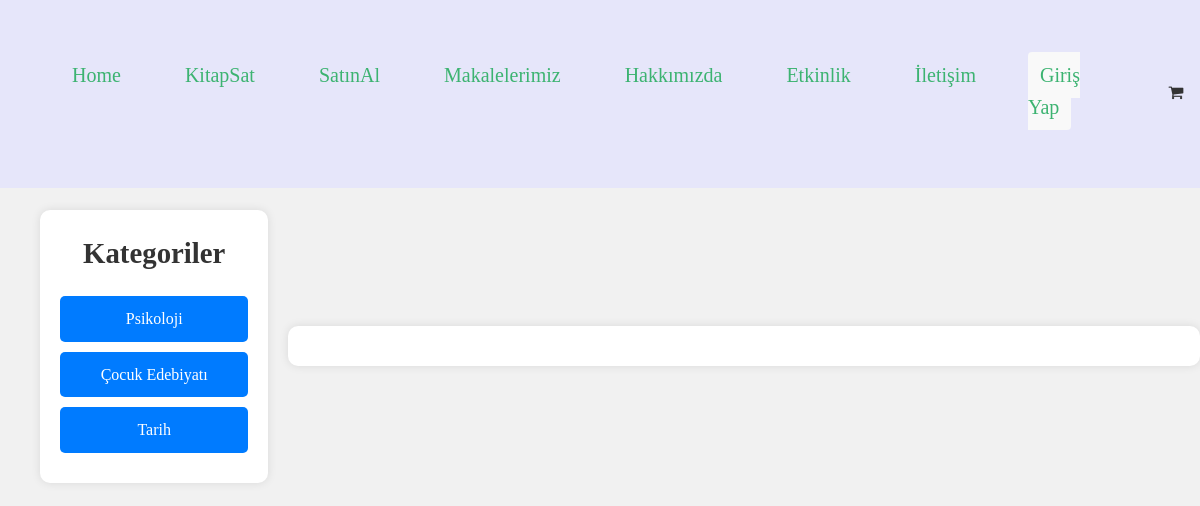
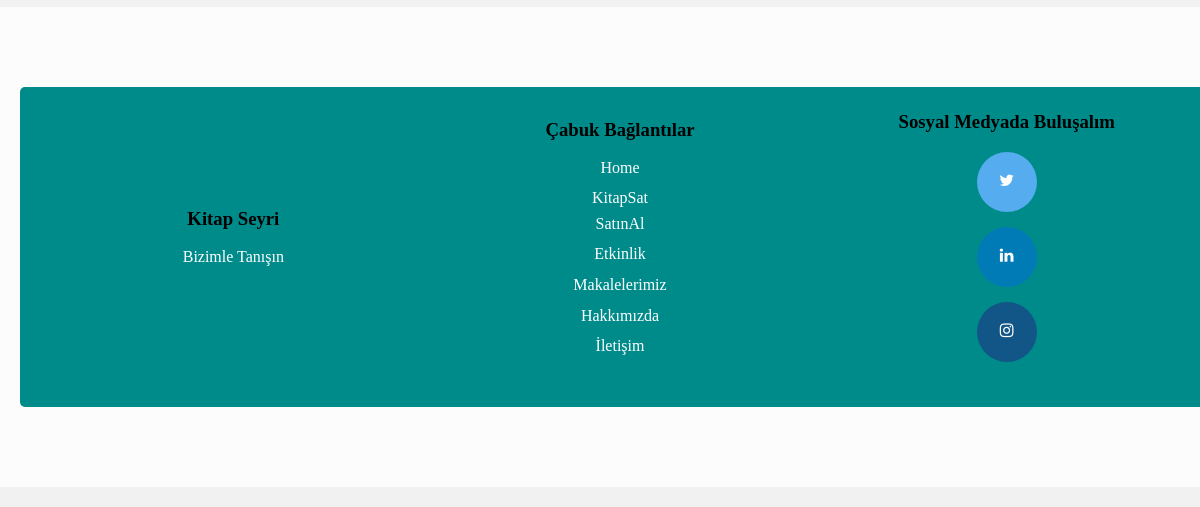
Before: /buybook/?category=6 with the older database file (2 pictures, top to bottom).
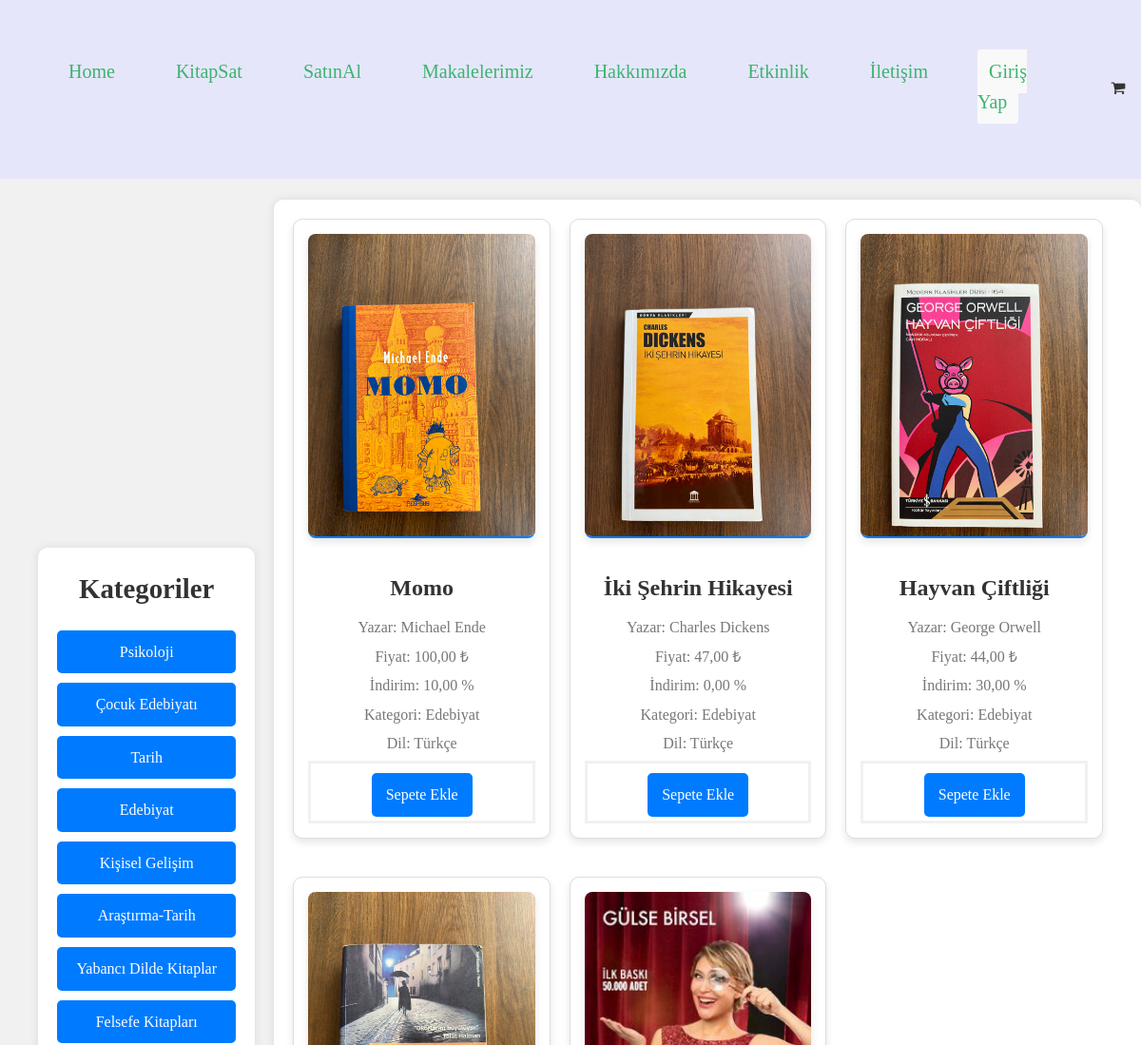
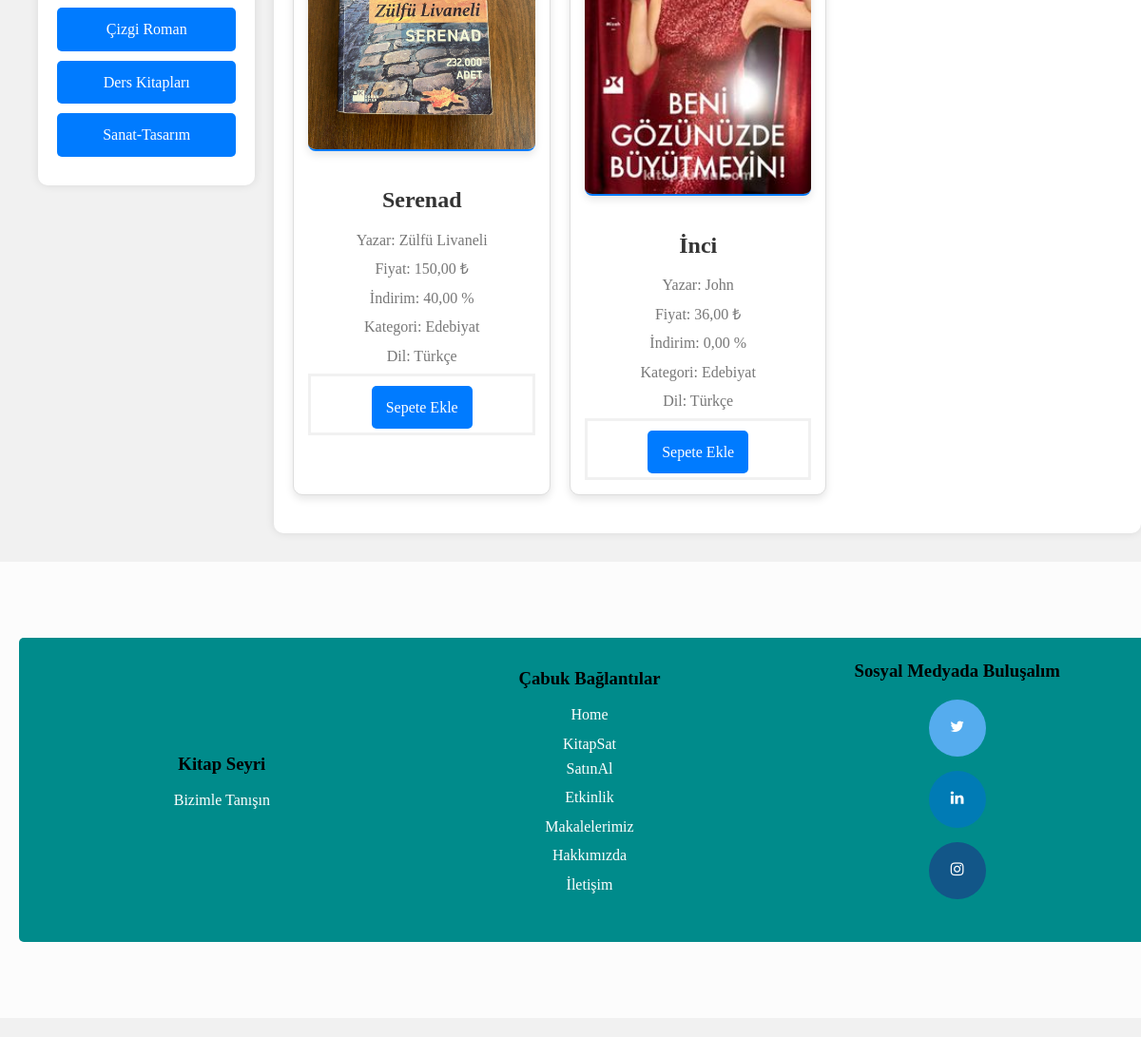
After: the same page with the newer database file (2 pictures, top to bottom).
### sellbook/models.py (models this page shows, shortened)
class Category(models.Model):
    name = models.CharField(max_length=100)
    class Meta:
        verbose_name_plural = "Categories"

class SellBook(models.Model):
    bookname = models.CharField(max_length=255)
    authorname = models.CharField(max_length=255)
    price = models.DecimalField(max_digits=10, decimal_places=2)
    discount = models.DecimalField(max_digits=5, decimal_places=2, blank=True, null=True)
    booktype = models.ForeignKey(Category, on_delete=models.SET_NULL, null=True)
    booklang = models.ForeignKey(Language, on_delete=models.SET_NULL, null=True)
    bookimage = models.ImageField(upload_to='book_images/')
    seller = models.ForeignKey(User, on_delete=models.CASCADE, related_name='sell_books')
    created_at = models.DateTimeField(auto_now_add=True)

class Language(models.Model):
    name = models.CharField(max_length=100)
    class Meta:
        verbose_name_plural = "Languages"

### buybook/views.py (the view)
# urls.py: path('', views.buybook, name='buybook'),
def buybook(request):
    categories = Category.objects.all()
    category_id = request.GET.get('category')
    if category_id:
        books = SellBook.objects.filter(booktype_id=category_id)
    else:
        books = SellBook.objects.all()
    context = {
        'categories': categories,
        'books': books
    }
    return render(request, 'buybook.html', context)

### templates/buybook.html (shortened to what this page needs)
{% extends 'partials/base.html' %}
{% block content %}
<div class="container">
    <div class="sidebar">
        <h2>Kategoriler</h2>
        <ul>
            {% for category in categories %}
            <li><a href="?category={{ category.id }}">{{ category.name }}</a></li>
            {% endfor %}
        </ul>
    </div>
    <div class="main-content">
        <div class="book-list">
            {% for book in books %}
            <div class="book-item">
                <img src="{{ book.bookimage.url }}" alt="{{ book.bookname }}">
                <h3>{{ book.bookname }}</h3>
                <p>Yazar: {{ book.authorname }}</p>
                <p>Fiyat: {{ book.price }} ₺</p>
                <p>İndirim: {{ book.discount }} %</p>
                <p>Kategori: {{ book.booktype.name }}</p>
                <p>Dil: {{ book.booklang.name }}</p>
                <form method="post" action="{% url 'add_to_cart' book.id %}">
                    {% if user.is_authenticated %}
                    <button type="submit" class="cart-button">Sepete Ekle</button>
                {% else %}
                    <a href="{% url 'login' %}" class="button">Sepete Ekle</a>
                {% endif %}
                </form>
            </div>
            {% endfor %}
        </div>
    </div>
</div>
{% endblock %}

### templates/partials/base.html (shortened to what this page needs)
{% load static %}
<!DOCTYPE html>
<html lang="en">
<head>
    <link rel="stylesheet" type="text/css" href="{% static 'home.css' %}">
    <link rel="stylesheet" type="text/css" href="{% static 'about.css' %}">
    <link rel="stylesheet" type="text/css" href="{% static 'contact.css' %}">
    <link rel="stylesheet" type="text/css" href="{% static 'article.css' %}">
    <link rel="stylesheet" type="text/css" href="{% static 'article1.css' %}">
    <link rel="stylesheet" type="text/css" href="{% static 'activity.css' %}">
    <link rel="stylesheet" type="text/css" href="{% static 'activity1.css' %}">
    <link rel="stylesheet" type="text/css" href="{% static 'buybook.css' %}">
    <link rel="stylesheet" type="text/css" href="{% static 'sellbook.css' %}">
    <link rel="stylesheet" type="text/css" href="{% static 'login.css' %}">
    <link rel="stylesheet" type="text/css" href="{% static 'register.css' %}">
    <link rel="stylesheet" type="text/css" href="{% static 'profile.css' %}">
    <link rel="stylesheet" type="text/css" href="{% static 'cart.css' %}">
    <link rel="stylesheet" type="text/css" href="{% static 'checkout.css' %}">
	<link rel="stylesheet" href="https://cdnjs.cloudflare.com/ajax/libs/font-awesome/4.7.0/css/font-awesome.min.css">
</head>
<body>
   {% include 'partials/navbar.html' %}
    {% block content %}
    {% endblock %}
    <footer class="sectionArea">
        <div class="container">
            <div class="col3">
                <div class="footerItem">
                    <h3>Kitap Seyri</h3>
					<ul class="footerlinks">
                    <li><a href="{% url 'about' %}" >Bizimle Tanışın</a></li>
					</ul>
                </div>
            </div>
            <div class="col3">
                <div class="footerItem">
                    <h3>Çabuk Bağlantılar</h3>
                    <ul class="footerlinks">
                        <li><a href="{% url 'index' %}">Home</a></li>
                        {% if user.is_authenticated %}
                        <li><a href="{% url 'sellbook' %}">KitapSat</a>
                        {% else %}
                        <a href="{% url 'login' %}">KitapSat</a></li>
                        {% endif %}
                        <li><a href="{% url 'buybook' %}">SatınAl</a></li>
                        <li><a href="{% url 'event_list' %}">Etkinlik</a></li>
                        <li><a href="{% url 'article_list' %}">Makalelerimiz</a></li>
                        <li><a href="{% url 'about' %}">Hakkımızda</a></li>
                        <li><a href="{% url 'contact' %}">İletişim</a></li>
                    </ul>
                </div>
            </div>
            <div class="col3">
                <div class="footerItem">
                    <h3>Sosyal Medyada Buluşalım</h3>
                    <ul class="footerlinks">
                        <li><a href="#" class="fa fa-twitter"></a></li>
                        <li><a href="#" class="fa fa-linkedin"></a></li>
                        <li><a href="#" class="fa fa-instagram"></a></li>
                    </ul>
                </div>
            </div>
        </div>
    </footer>
</body>
</html>

### templates/partials/navbar.html (shortened to what this page needs)
{% load static %}
<header>
    <div class="container">
        <div class="menu">
            <ul>
                <li><a href="{% url 'index' %}">Home</a></li>
                {% if user.is_authenticated %}
                <li><a href="{% url 'sellbook' %}">KitapSat</a>
                {% else %}
                <li><a href="{% url 'login' %}">KitapSat</a></li>
                {% endif %}
                <li><a href="{% url 'buybook' %}">SatınAl</a></li>
                <li><a href="{% url 'article_list' %}">Makalelerimiz</a></li>
                <li><a href="{% url 'about' %}">Hakkımızda</a></li>
                <li><a href="{% url 'event_list' %}">Etkinlik</a></li>
                <li><a href="{% url 'contact' %}">İletişim</a></li>
                {% if user.is_authenticated %}
                <li><a href="{% url 'profile' %}">Profil</a></li>
                <li><a href="{% url 'logout' %}">Çıkış Yap</a></li>
                <li class="user-greeting"><span>Hoşgeldin, {{ user.username }}</span></li>
                {% else %}
                <li class="dropdown">
                    <a href="#" class="dropbtn">Giriş Yap</a>
                </li>
                {% endif %}
                <li class="nav-item">
                    {% if user.is_authenticated %}
                    <a class="nav-link" href="{% url 'cart' %}">
                    {% else %}
                    <a href="{% url 'login' %}"></a>
                    {% endif %}
                        <i class="fa fa-shopping-cart"></i>
                </li>
            </ul>
        </div>
    </div>
</header>

### static/home.css (style rules this page uses)
* { margin: 0; padding: 0; box-sizing: border-box; }
body { font-family: 'Montserrat'; src: url('fonts/Montserrat') format('truetype'); }
.container { width: 100%; display: flex; justify-content: space-between; align-items: center; padding: 10px 20px; }
header { width: 100%; background-color:lavender; position: fixed; top: 0; left: 0; z-index: 1000; }
.menu ul { list-style-type: none; display: flex; margin: 0; padding: 0; }
.menu ul li { margin: 0 20px; }
.menu ul li a { color: #3CB371; text-decoration: none; padding: 12px; border-radius: 4px; font-family: 'Pompiere'; src: url('fonts/Pompiere') format('truetype'); font-size: 20px; }
.dropdown { position: relative; display: inline-block; }
.dropbtn { background-color: #f9f9f9; color: #333; padding: 12px; font-size: 16px; border: none; cursor: pointer; }
.sectionArea { padding: 60px 0; text-align: center; background-color: rgba(255, 255, 255, 0.8); margin: 20px 0; }
.col3 { flex: 1 1 calc(33.333% - 20px); box-sizing: border-box; }
.sectionArea { position: relative; padding: 60px 0; text-align: center; background-color: rgba(255, 255, 255, 0.8); margin: 20px 0; }
.sectionArea .featuresTop, .sectionArea .featuresBody, .sectionArea .container { position: relative; z-index: 1; padding: 20px; border-radius: 5px; }
footer { color: black; padding: 20px 0; text-align: center; }
footer .container { display: flex; justify-content: space-between; flex-wrap: wrap; background-color: darkcyan; }
footer .footerItem { flex: 0 0 30%; margin-bottom: 20px; }
footer .footerItem h3 { margin-bottom: 10px; }
footer .footerlinks { list-style: none; padding: 0; }
footer .footerlinks li { margin-bottom: 5px; }
footer .footerlinks a { color:white; text-decoration: none; transition: color 0.3s; text-align: center; }
.fa { display: inline-block; padding: 20px; font-size: 30px; width: 60px; height: 60px; text-align: center; text-decoration: none; margin: 5px 2px; border-radius: 50%; vertical-align: middle; line-height: 60px; }
.fa-twitter { background: #55ACEE; color: white; }
.fa-linkedin { background: #007bb5; color: white; }
.fa-instagram { background: #125688; color: white; }

### static/about.css (style rules this page uses)
body { font-family: Arial, sans-serif; line-height: 1.6; margin: 0; padding: 0; }

### static/contact.css (style rules this page uses)
body { font-family: 'Montserrat'; src: url('fonts/Montserrat') format('truetype'); }

### static/article.css (style rules this page uses)
body { font-family: Arial, sans-serif; }

### static/article1.css (style rules this page uses)
body { font-family: 'Montserrat'; src: url('fonts/Montserrat') format('truetype'); margin: 0; padding: 0; background-color: #f4f4f9; color: #333; }
img { border-radius: 8px; max-width: 100%; height: auto; margin-bottom: 20px; box-shadow: 0 4px 8px rgba(0, 0, 0, 0.1); }

### static/activity.css (style rules this page uses)
body { font-family: Arial, sans-serif; background-color: #f4f4f4; margin: 0; padding: 20px; }

### static/activity1.css (style rules this page uses)
body { font-family: Arial, sans-serif; line-height: 1.6; margin: 0; padding: 0; }
.button { background-color: #04AA6D; border: none; color: white; padding: 10px 20px; text-align: center; text-decoration: none; display: inline-block; font-size: 16px; margin: 4px 2px; cursor: pointer; transition-duration: 0.4s; }

### static/login.css (style rules this page uses)
body { font-family: Arial, Helvetica, sans-serif; }
form { border: 3px solid #f1f1f1; }

### static/register.css (style rules this page uses)
* { box-sizing: border-box; }
body { background-color: #f1f1f1; }

### static/checkout.css (style rules this page uses)
body { font-family: 'Montserrat'; }
* { box-sizing: border-box; }

Changed rows visible on the page:
added Category: name "Edebiyat"
added Category: name "Kişisel Gelişim"
added Category: name "Araştırma-Tarih"
added Category: name "Yabancı Dilde Kitaplar"
added Category: name "Felsefe Kitapları"
added Category: name "Çizgi Roman"
added Category: name "Ders Kitapları"
added Category: name "Sanat-Tasarım"
added SellBook: bookimage (picture), bookname "Momo", authorname "Michael Ende", price "100,00", discount "10,00", booktype.name "Edebiyat", booklang.name "Türkçe"
added SellBook: bookimage (picture), bookname "İki Şehrin Hikayesi", authorname "Charles Dickens", price "47,00", discount "0,00", booktype.name "Edebiyat", booklang.name "Türkçe"
added SellBook: bookimage (picture), bookname "Hayvan Çiftliği", authorname "George Orwell", price "44,00", discount "30,00", booktype.name "Edebiyat", booklang.name "Türkçe"
added SellBook: bookimage (picture), bookname "Serenad", authorname "Zülfü Livaneli", price "150,00", discount "40,00", booktype.name "Edebiyat", booklang.name "Türkçe"
added SellBook: bookimage (picture), bookname "İnci", authorname "John", price "36,00", discount "0,00", booktype.name "Edebiyat", booklang.name "Türkçe"
